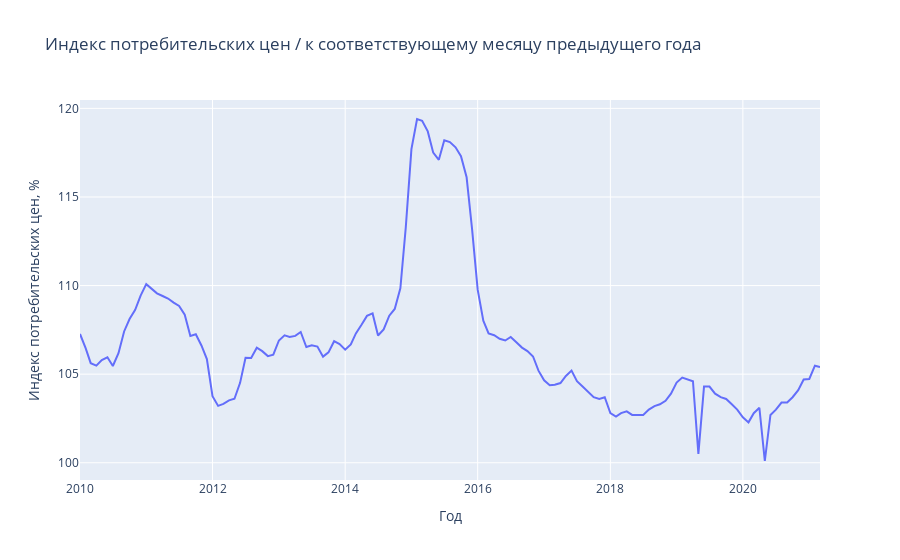

Notebook code for this chart:
### Code cell
from plotly.offline import download_plotlyjs, init_notebook_mode, plot, iplot
import plotly.graph_objects as go


data = []

trace = go.Scatter(x = df_ref.index,y = df_ref['Index_%'] ,mode = 'lines',name = 'Index')
data.append(trace)
title = 'Индекс потребительских цен / к соответствующему месяцу предыдущего года'
layout = dict(title = title, xaxis_title="Год", yaxis_title="Индекс потребительских цен, %")
fig = dict(data = data, layout = layout)
iplot(fig, show_link=False)

### Figure 1 — Plotly figure (JSON) as saved in the notebook; plotly's stock layout.template omitted (floating-point values rounded to 4 significant figures; data arrays with more than 128 entries replaced by an {"elided": "..."} marker saying what was removed)
{"data": [{"mode": "lines", "name": "Index", "type": "scatter", "x": {"elided": "135 str values"}, "y": {"elided": "135 float values"}}], "layout": {"title": {"text": "Индекс потребительских цен / к соответствующему месяцу предыдущего года"}, "xaxis": {"title": {"text": "Год"}}, "yaxis": {"title": {"text": "Индекс потребительских цен, %"}}}}
